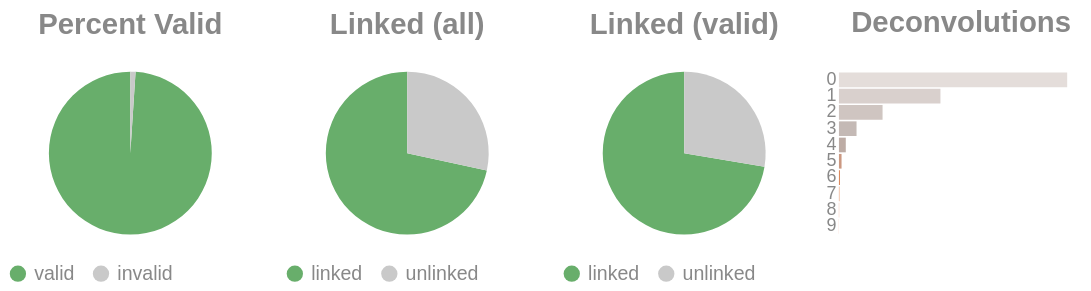

The cell this chart's notebook holds for it:
### Code cell
if SKIPLR:
    pass
else:
    clash = Counter()
    for i in valids['molecule'].to_list():
        _mol = i.split("-")
        if len(_mol) == 1:
            clash.update('0')
        else:
            clash.update(_mol[-1])

    _d = {"deconvolutions": [], 'count': []}
    for k,v in clash.items():
        _d['deconvolutions'].append(k)
        _d['count'].append(v)

    tot_valid = valids['reads'].sum()
    mask = valids['reads'] >= 2
    n_linked_reads = valids.filter(mask)['reads'].sum()
    if n_linked_reads == 0:
        print_html("No linked molecules (>=2 reads) were detected; skipping linked-only distributions.")
        SKIPLR = True
    else:
        perc_valid = round(tot_valid / n_reads, 4)
        linked_perc_abs = round(n_linked_reads / n_reads, 4)
        linked_perc = round(n_linked_reads / tot_valid, 4)

    _valid = pl.DataFrame({"valids": ['valid', 'invalid'], "count": [tot_valid, n_reads - tot_valid]})
    _linked_abs = pl.DataFrame({"linked (absolute)": ['linked', 'unlinked'], "count": [n_linked_reads, n_reads - n_linked_reads]})
    _linked_rel = pl.DataFrame({"linked (valids)": ['linked', 'unlinked'], "count": [n_linked_reads, tot_valid - n_linked_reads]})

    (
        alt.hconcat(
            piechart(_valid, goodval = 'valid', title = "Percent Valid"),
            piechart(_linked_abs, goodval = "linked", title =  "Linked (all)"),
            piechart(_linked_rel, goodval = "linked", title =  "Linked (valid)"),
            convolutionbar(pl.DataFrame(_d), title = "Deconvolutions"),
            center = True,
            bounds = 'flush'
        )
        .resolve_scale(color='independent')
        .resolve_legend('independent')
        .properties(usermeta={'embedOptions': {"actions": False}})
    ).display()

### Figure 1 — Vega-Lite specification as saved in the notebook (floating-point values rounded to 4 significant figures)
{"width": "container", "height": 400, "config": {"title": {"anchor": "start", "dy": -15, "fontSize": 18, "color": "#888888", "subtitleColor": "#888888", "subtitleFontSize": 14}, "arc": {"fill": "#0072B2"}, "axis": {"domainColor": "#888888", "domainWidth": 0.5, "gridWidth": 0.2, "grid": false, "titleFontWeight": 400, "titleFontSize": 15, "labelFontSize": 11, "labelColor": "#888888", "tickColor": "#888888", "tickWidth": 0.2, "titleColor": "#888888"}, "axisBand": {"grid": false}, "axisX": {"grid": true, "tickSize": 10, "domainCap": "round"}, "axisY": {"domain": false, "grid": true, "tickSize": 0, "domainCap": "round"}, "background": "transparent", "header": {"labelFontSize": 15, "labelColor": "#888888", "titleFontSize": 15, "titleFontWeight": 600, "titleColor": "#888888"}, "legend": {"labelFont": "sans-serif", "labelFontSize": 12, "labelColor": "#888888", "symbolSize": 100, "symbolType": "circle", "titleFontSize": 12, "titlePadding": 10, "titleColor": "#888888", "title": null}, "range": {"category": ["#E69F00", "#56B4E9", "#009E73", "#F0E442", "#0072B2", "#D55E00", "#CC79A7", "#000000"], "diverging": ["#cfe8f3", "#a2d4ec", "#73bfe2", "#46abdb", "#1696d2", "#12719e"]}, "area": {"fill": "#0072B2", "fillOpacity": 0.7, "line": true, "strokeOpacity": 0.7}, "line": {"color": "#0072B2", "stroke": "#0072B2", "strokeWidth": 2}, "trail": {"color": "#0072B2", "stroke": "#0072B2", "strokeWidth": 0, "size": 1}, "point": {"filled": true, "fillOpacity": 1.0, "size": 95}, "text": {"color": "#888888", "fontSize": 11, "align": "right", "fontWeight": 400, "size": 11}, "bar": {"fill": "#0072B2", "stroke": null}, "view": {"stroke": null, "continuousWidth": 660, "continuousHeight": 400}}, "hconcat": [{"data": {"name": "data-b0bea9d245aff548ae8d0019be890a68"}, "mark": {"type": "arc"}, "encoding": {"color": {"field": "valids", "legend": {"orient": "bottom", "title": null}, "scale": {"domain": ["valid", "invalid"], "range": ["#68ae6b", "#C9C9C9"]}, "title": "Valids", "type": "nominal"}, "theta": {"field": "count", "type": "quantitative"}, "tooltip": [{"field": "valids", "title": "Valids", "type": "ordinal"}, {"field": "percent", "format": ".2%", "title": "Percent", "type": "quantitative"}, {"field": "count", "title": "Count", "type": "quantitative"}]}, "height": 100, "title": {"text": "Percent Valid", "align": "center", "anchor": "middle"}, "transform": [{"calculate": "datum.count / 6811028", "as": "percent"}], "width": 150}, {"data": {"name": "data-fe74f3bd96b25e0fcaa65633328459df"}, "mark": {"type": "arc"}, "encoding": {"color": {"field": "linked (absolute)", "legend": {"orient": "bottom", "title": null}, "scale": {"domain": ["linked", "unlinked"], "range": ["#68ae6b", "#C9C9C9"]}, "title": "Linked (Absolute)", "type": "nominal"}, "theta": {"field": "count", "type": "quantitative"}, "tooltip": [{"field": "linked (absolute)", "title": "Linked (Absolute)", "type": "ordinal"}, {"field": "percent", "format": ".2%", "title": "Percent", "type": "quantitative"}, {"field": "count", "title": "Count", "type": "quantitative"}]}, "height": 100, "title": {"text": "Linked (all)", "align": "center", "anchor": "middle"}, "transform": [{"calculate": "datum.count / 6811028", "as": "percent"}], "width": 150}, {"data": {"name": "data-5a3868a525e261c35e354e313fa70b8e"}, "mark": {"type": "arc"}, "encoding": {"color": {"field": "linked (valids)", "legend": {"orient": "bottom", "title": null}, "scale": {"domain": ["linked", "unlinked"], "range": ["#68ae6b", "#C9C9C9"]}, "title": "Linked (Valids)", "type": "nominal"}, "theta": {"field": "count", "type": "quantitative"}, "tooltip": [{"field": "linked (valids)", "title": "Linked (Valids)", "type": "ordinal"}, {"field": "percent", "format": ".2%", "title": "Percent", "type": "quantitative"}, {"field": "count", "title": "Count", "type": "quantitative"}]}, "height": 100, "title": {"text": "Linked (valid)", "align": "center", "anchor": "middle"}, "transform": [{"calculate": "datum.count / 6740968", "as": "percent"}], "width": 150}, {"data": {"name": "data-0b9d20579e02d2494d54a28f1cfbc10e"}, "mark": {"type": "bar"}, "encoding": {"color": {"field": "deconvolutions", "legend": null, "scale": {"scheme": "lightgreyred"}, "type": "nominal"}, "tooltip": [{"field": "deconvolutions", "title": "Deconvolutions", "type": "ordinal"}, {"field": "percent", "format": ".2%", "title": "Percent", "type": "quantitative"}, {"field": "count", "title": "Count", "type": "quantitative"}], "x": {"axis": null, "field": "count", "type": "quantitative"}, "y": {"field": "deconvolutions", "sort": "ascending", "title": null, "type": "nominal"}}, "height": 100, "title": {"text": "Deconvolutions", "align": "center", "anchor": "middle"}, "transform": [{"calculate": "datum.count / 3290617", "as": "percent"}], "width": 150}], "bounds": "flush", "center": true, "resolve": {"legend": {"angle": "independent"}, "scale": {"color": "independent"}}, "usermeta": {"embedOptions": {"actions": false}}, "$schema": "https://vega.github.io/schema/vega-lite/v6.4.1.json", "datasets": {"data-b0bea9d245aff548ae8d0019be890a68": [{"valids": "valid", "count": 6740968}, {"valids": "invalid", "count": 70060}], "data-fe74f3bd96b25e0fcaa65633328459df": [{"linked (absolute)": "linked", "count": 4876829}, {"linked (absolute)": "unlinked", "count": 1934199}], "data-5a3868a525e261c35e354e313fa70b8e": [{"linked (valids)": "linked", "count": 4876829}, {"linked (valids)": "unlinked", "count": 1864139}], "data-0b9d20579e02d2494d54a28f1cfbc10e": [{"deconvolutions": "0", "count": 1868245}, {"deconvolutions": "1", "count": 830818}, {"deconvolutions": "2", "count": 357068}, {"deconvolutions": "3", "count": 144072}, {"deconvolutions": "4", "count": 56081}, {"deconvolutions": "5", "count": 21429}, {"deconvolutions": "6", "count": 8171}, {"deconvolutions": "7", "count": 3087}, {"deconvolutions": "8", "count": 1185}, {"deconvolutions": "9", "count": 461}]}}
